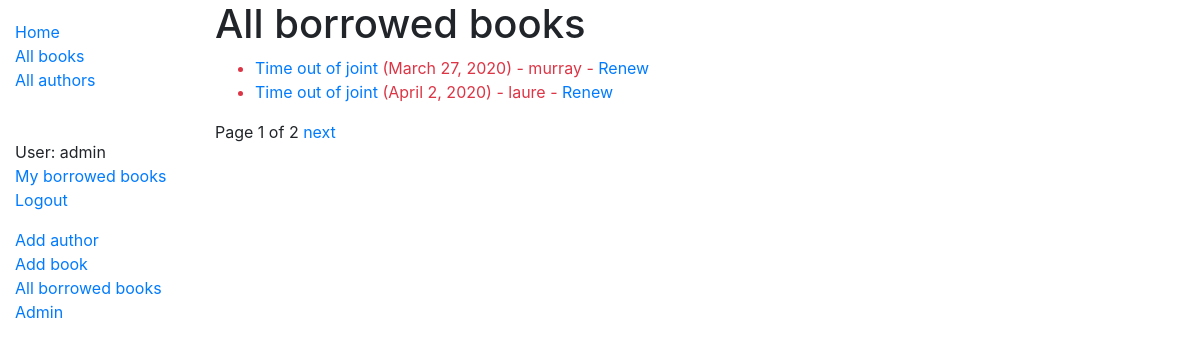
The page /catalog/borrowedbooks/ (signed in) on the database as committed earlier.
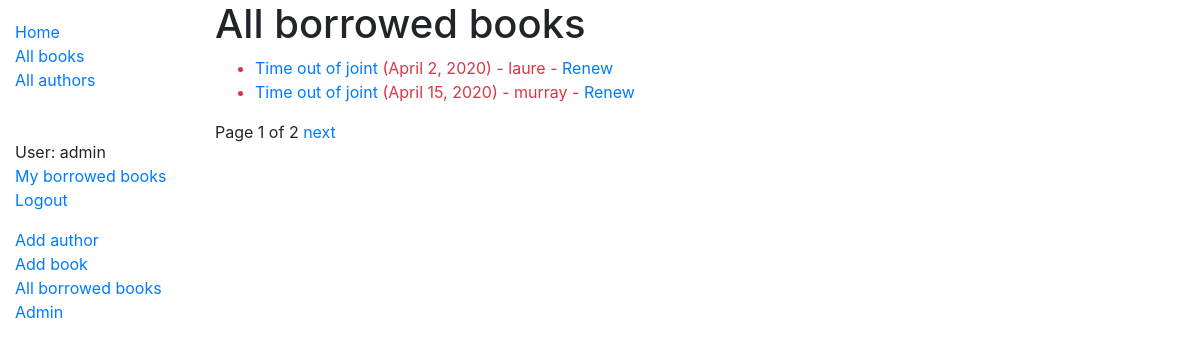
The same page on the database as committed later.
### catalog/models.py (models this page shows, shortened)
class BookInstance(models.Model):
    id = models.UUIDField(primary_key=True, default=uuid.uuid4, help_text='Unique ID for this particular book across whole library')
    book = models.ForeignKey('Book', on_delete=models.SET_NULL, null=True)
    imprint = models.CharField(max_length=200)
    due_back = models.DateField(null=True, blank=True)
    borrower = models.ForeignKey(User, on_delete=models.SET_NULL, null=True, blank=True)
    LOAN_STATUS = (
        ('m', 'Maintenance'),
        ('o', 'On loan'),
        ('a', 'Available'),
        ('r', 'Reserved'),
    )
    status = models.CharField(
        max_length=1,
        choices=LOAN_STATUS,
        blank=True,
        default='m',
        help_text='Book availability',
    )
    @property
    def is_overdue(self):
        if self.due_back and date.today() > self.due_back:
            return True
        return False
    class Meta:
        ordering = ['due_back']
        permissions = (("can_mark_returned", "Set book as returned"),)

class Book(models.Model):
    title = models.CharField(max_length=200)
    author = models.ForeignKey('Author', on_delete=models.SET_NULL, null=True)
    summary = models.TextField(max_length=1000, help_text='Enter a brief description of the book')
    isbn = models.CharField('ISBN', max_length=13, help_text='13 Character <a href="https://www.isbn-international.org/content/what-isbn">ISBN number</a>')
    genre = models.ManyToManyField(Genre, help_text='Select a genre for this book')
    def display_genre(self):
        """Create a string for the Genre. This is required to display genre in Admin."""
        return ', '.join(genre.name for genre in self.genre.all()[:3])
    display_genre.short_description = 'Genre'
    language = models.ForeignKey(Language, on_delete=models.SET_NULL, null=True, help_text='Select a language for this book')
    def display_language(self):
        return language.name
    display_language.short_description = 'Language'

### catalog/views.py (the view)
# urls.py: path('borrowedbooks/', views.LoanedBooksListView.as_view(), name='all-borrowed'),
class LoanedBooksListView(PermissionRequiredMixin,generic.ListView):
    permission_required = 'catalog.can_mark_returned'
    model = BookInstance
    template_name ='catalog/bookinstance_list_borrowed_all.html'
    paginate_by = 2
    def get_queryset(self):
        return BookInstance.objects.filter(status__exact='o').order_by('due_back')

### catalog/templates/catalog/bookinstance_list_borrowed_all.html
{% extends "base_generic.html" %}
{% block content %}
    <h1>All borrowed books</h1>
    {% if bookinstance_list %}
    <ul>
      {% for bookinst in bookinstance_list %}
      <li class="{% if bookinst.is_overdue %}text-danger{% endif %}">
	      <a href="{% url 'book-detail' bookinst.book.pk %}">{{bookinst.book.title}}</a> ({{ bookinst.due_back }}) - {{ bookinst.borrower.get_username }}
	      {% if perms.catalog.can_mark_returned %}- <a href="{% url 'renew-book-librarian' bookinst.id %}">Renew</a>  {% endif %}
      </li>
      {% endfor %}
    </ul>
    {% else %}
      <p>There are no books borrowed.</p>
    {% endif %}
{% endblock %}

Rows that differ between the two databases and show on the page:
shown differently, row unchanged: BookInstance "April 2, 2020": moves up the list
changed BookInstance "murray": due_back "March 27, 2020" → "April 15, 2020"
